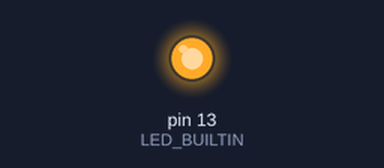
A sketch run on a simulated Arduino Uno, built with avr-gcc and run on an emulated ATmega328P. Shown: output pins drawn as LEDs (lit = HIGH).

Above: at 0.75 s.
At 3.4 s:
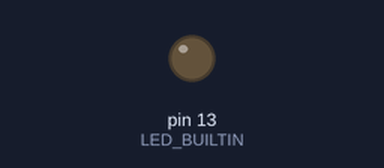
Timing chart, 0 to 5.2 s (numbered marks = the images above):
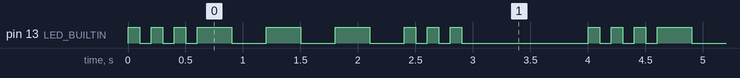

The sketch:

Blink_SOS_functies_define.ino
```cpp
/*
  Cursus micro processoren
  Riekus Bennink
  AV de Blasbaars
*/
#define PUNT_DELAY 100
#define STREEP_DELAY 300
#define PUNT punt();
#define STREEP streep();
// morse codes
#define S_MORSE PUNT PUNT PUNT
#define O_MORSE  STREEP STREEP STREEP
// end morse codes


void punt() {
  digitalWrite(LED_BUILTIN, HIGH);  // onsteek de led
  delay(PUNT_DELAY);                // wacht
  digitalWrite(LED_BUILTIN, LOW);   // doof the led
  delay(PUNT_DELAY);
}

void streep() {
  digitalWrite(LED_BUILTIN, HIGH);
  delay(STREEP_DELAY);
  digitalWrite(LED_BUILTIN, LOW);
  delay(STREEP_DELAY);
}

void sos(){
  S_MORSE;
  O_MORSE;
  S_MORSE;
}

void setup() {
  // set digital pin LED_BUILTIN to output.
  pinMode(LED_BUILTIN, OUTPUT);
}


void loop() {
  sos();
  delay(1000);  // wacht 2 sec en begin dan opnieuw
}
```

Measured:
- by itself, pin 13 (LED_BUILTIN): repeats every 4.0 s: 2 × (LOW 0.10 s, HIGH 0.10 s), LOW 0.10 s, 3 × (HIGH 0.30 s, LOW 0.30 s), 2 × (HIGH 0.10 s, LOW 0.10 s), HIGH 0.10 s, LOW 1.1 s, HIGH 0.10 s
- by itself, everything shown: repeats every 4.0 s, in 18 steps
